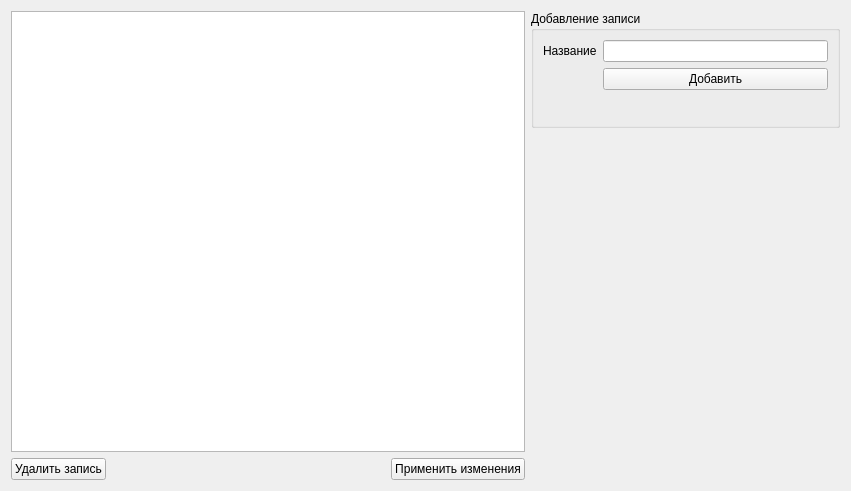
<?xml version="1.0" encoding="UTF-8"?>
<ui version="4.0">
 <class>GroupEditWidget</class>
 <widget class="QWidget" name="GroupEditWidget">
  <property name="geometry">
   <rect>
    <x>0</x>
    <y>0</y>
    <width>851</width>
    <height>491</height>
   </rect>
  </property>
  <property name="windowTitle">
   <string>Form</string>
  </property>
  <layout class="QHBoxLayout" name="horizontalLayout_2" stretch="5,3">
   <item>
    <layout class="QVBoxLayout" name="verticalLayout_2">
     <item>
      <widget class="QTableView" name="tableView"/>
     </item>
     <item>
      <layout class="QHBoxLayout" name="horizontalLayout">
       <item>
        <widget class="QPushButton" name="removePushButton">
         <property name="text">
          <string>Удалить запись</string>
         </property>
        </widget>
       </item>
       <item>
        <spacer name="horizontalSpacer">
         <property name="orientation">
          <enum>Qt::Horizontal</enum>
         </property>
         <property name="sizeHint" stdset="0">
          <size>
           <width>40</width>
           <height>20</height>
          </size>
         </property>
        </spacer>
       </item>
       <item>
        <widget class="QPushButton" name="applyPushButton">
         <property name="text">
          <string>Применить изменения</string>
         </property>
        </widget>
       </item>
      </layout>
     </item>
    </layout>
   </item>
   <item>
    <layout class="QVBoxLayout" name="verticalLayout" stretch="1,3">
     <item>
      <widget class="QGroupBox" name="groupBox">
       <property name="title">
        <string>Добавление записи</string>
       </property>
       <layout class="QFormLayout" name="formLayout">
        <item row="0" column="0">
         <widget class="QLabel" name="nameLabel">
          <property name="text">
           <string>Название</string>
          </property>
         </widget>
        </item>
        <item row="0" column="1">
         <widget class="QLineEdit" name="nameLineEdit"/>
        </item>
        <item row="1" column="1">
         <widget class="QPushButton" name="addPushButton">
          <property name="text">
           <string>Добавить</string>
          </property>
         </widget>
        </item>
       </layout>
      </widget>
     </item>
     <item>
      <spacer name="verticalSpacer">
       <property name="orientation">
        <enum>Qt::Vertical</enum>
       </property>
       <property name="sizeHint" stdset="0">
        <size>
         <width>20</width>
         <height>40</height>
        </size>
       </property>
      </spacer>
     </item>
    </layout>
   </item>
  </layout>
 </widget>
 <resources/>
 <connections/>
</ui>
